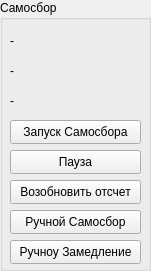
  <widget class="QGroupBox" name="groupBoxSamosbor">
   <property name="geometry">
    <rect>
     <x>10</x>
     <y>10</y>
     <width>151</width>
     <height>271</height>
    </rect>
   </property>
   <property name="title">
    <string>Самосбор</string>
   </property>
   <widget class="QLabel" name="labelTimerSamosbor">
    <property name="geometry">
     <rect>
      <x>10</x>
      <y>30</y>
      <width>121</width>
      <height>21</height>
     </rect>
    </property>
    <property name="text">
     <string>-</string>
    </property>
   </widget>
   <widget class="QLabel" name="labelRangeInfoSamosbor">
    <property name="geometry">
     <rect>
      <x>10</x>
      <y>60</y>
      <width>121</width>
      <height>21</height>
     </rect>
    </property>
    <property name="text">
     <string>-</string>
    </property>
   </widget>
   <widget class="QLabel" name="labelSamosborState">
    <property name="geometry">
     <rect>
      <x>10</x>
      <y>90</y>
      <width>121</width>
      <height>21</height>
     </rect>
    </property>
    <property name="text">
     <string>-</string>
    </property>
   </widget>
   <widget class="QPushButton" name="pushButtonSamosborStart">
    <property name="geometry">
     <rect>
      <x>10</x>
      <y>120</y>
      <width>131</width>
      <height>24</height>
     </rect>
    </property>
    <property name="text">
     <string>Запуск Самосбора</string>
    </property>
   </widget>
   <widget class="QPushButton" name="pushButtonSamosborPause">
    <property name="geometry">
     <rect>
      <x>10</x>
      <y>150</y>
      <width>131</width>
      <height>24</height>
     </rect>
    </property>
    <property name="text">
     <string>Пауза</string>
    </property>
   </widget>
   <widget class="QPushButton" name="pushButtonSamosborResume">
    <property name="geometry">
     <rect>
      <x>10</x>
      <y>180</y>
      <width>131</width>
      <height>24</height>
     </rect>
    </property>
    <property name="text">
     <string>Возобновить отсчет</string>
    </property>
   </widget>
   <widget class="QPushButton" name="pushButtonSamosborManualTrigger">
    <property name="geometry">
     <rect>
      <x>10</x>
      <y>210</y>
      <width>131</width>
      <height>24</height>
     </rect>
    </property>
    <property name="text">
     <string>Ручной Самосбор</string>
    </property>
   </widget>
   <widget class="QPushButton" name="pushButtonSamosborManualSlowdown">
    <property name="geometry">
     <rect>
      <x>10</x>
      <y>240</y>
      <width>131</width>
      <height>24</height>
     </rect>
    </property>
    <property name="text">
     <string>Ручноу Замедление</string>
    </property>
   </widget>
  </widget>
